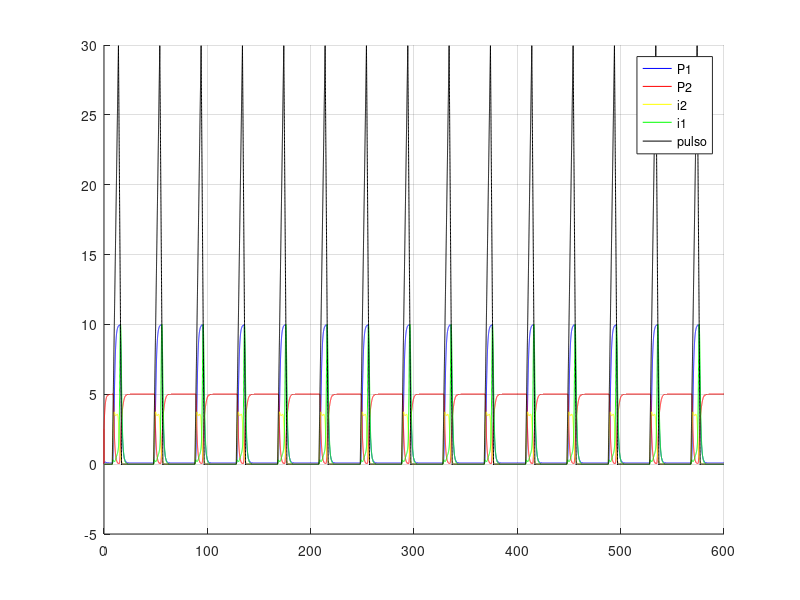
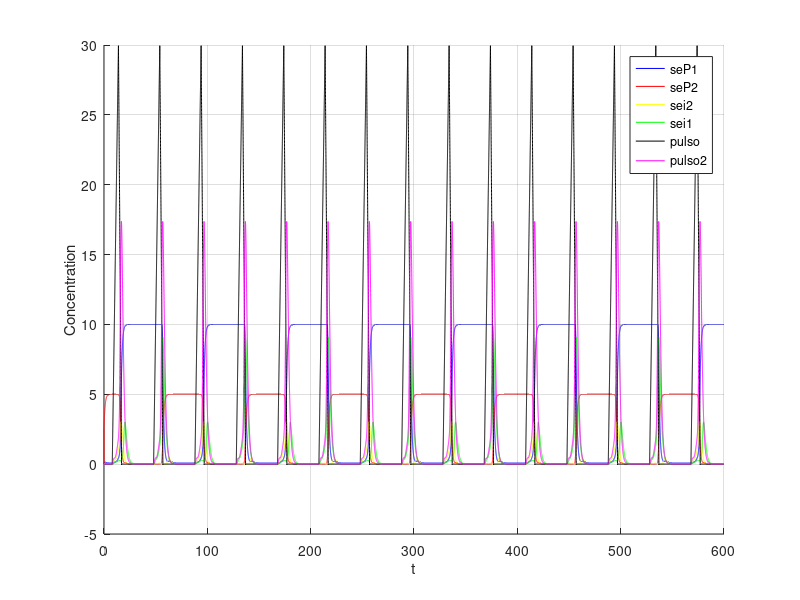
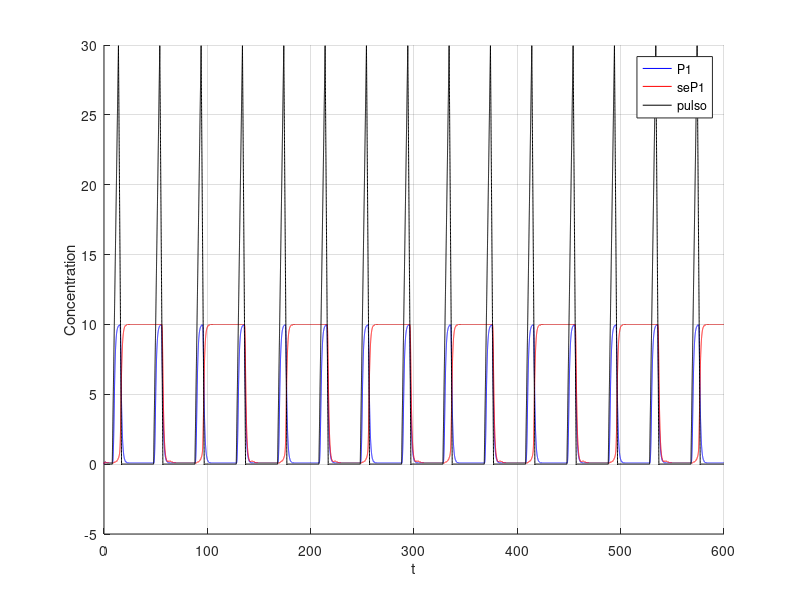

Recreate these plots in MATLAB, in order.
clear;

dt=0.01; 
t=0:dt:600; 

%i = 1 ate 60000

p1 = 0;
p2 = 2.5;
ii1 = 0;
ii2 = 0;

%
alpha0 = 0.1;

% maximal expression rates
km1 = 2;
km2 = 2;

%dissociation constant
kp1 = 1;
kp2 = 2;

% parametros do collins para os iis
beta2 =3;
gama2 = 4;

%mass action constant
k1 = 2;

%degradation rate
kd1 = 0.8;

p1s = zeros(1, length(t));
p2s = zeros(1, length(t));

% pulso representa uma explosao na concentracao de mRNAs que possuem dois operators
% o primeiro precisa de p1 AND (NOT p2) e o segundo precisa de p2 AND (NOT p1)
pulso = zeros(1, length(t));

i1s = zeros(1, length(t));
i2s = zeros(1, length(t));


%posso alterar de diversas estranhas maneiras os alphas
alpha1 = 10; alpha2 = 5;
beta = 3;
gama = 4;

%-------------2bits---------------
% pulso para o segundo switch
pulso2 = zeros(1, length(t));
pulso2aux = 0;

sep1 = 0;
sep2 = 2.5;
seii1 = 0;
seii2 = 0;

% maximal expression rates
sekm1 = 1;
sekm2 = 1;

%dissociation constant
sekp1 = 1;
sekp2 = 2;

% parametros do collins para os iis
sebeta2 =3;
segama2 = 4;

sep1s = zeros(1, length(t));
sep2s = zeros(1, length(t));

sei1s = zeros(1, length(t));
sei2s = zeros(1, length(t));

sealpha1 = 10; sealpha2 = 5;
sebeta = 3;
segama = 4;

for i = 2:length(t)
   
   if (mod(i, 4000) >800 && mod(i,4000)<1400)
     pulso(i) = pulso(i-1)+0.05;
   endif
   
   if (mod(i, 4000) >=1400 && mod(i,4000)<1700)
     pulso(i) = pulso(i-1)-0.1;
   endif
  
  
div = 1 + p1/kp1 + p2/kp2 + (p1*p2)/(kp1*kp2);
  
  
%  verde, depende do p1 (azul) 
%  dpdt = alpha0 + km1 * pulso(i) * ((1 + p1 / (kp1)) / div) - kd1*ii1;
  dpdt = (  km1  *pulso(i) * ((1 + p1 / (kp1)) / div)     /   (1 + (ii2 / (1 + p1s(i) ) ) ^ beta2)   ) - ii1;
  ii1 = dpdt * dt + ii1;
  i1s(i) = ii1; 
  
  
%  amarelo deve ser o primeiro
% usei collins pois precisava que o crescimento de amarelo reprimisse o crescimento do verde.
%  dpdt = alpha0 + km2 * pulso(i) * ((1 + (p2) / (kp2 )) / div) - kd2*ii2;

% (pulso controla a execucao da  AND entre p1 e not p2) -> representa o maximal expression rate de collins           collins  para verde reprimir amarelo
  dpdt = (  km2  *pulso(i) * ((1 + p2 / (kp2)) / div)       /              (1 + (ii1 / (1 + p2s(i) ) ) ^ gama2)     ) - ii2;
  ii2 = dpdt * dt + ii2;
  i2s(i) = ii2; 
 
  dpdt = (alpha1 / (1 + (p2 / (1 + i2s(i) ) ) ^ beta )) - p1;
  p1 = dpdt * dt + p1;
  p1s(i) = p1;
  
  dpdt = (alpha2 / (1 + (p1 / (1 + i1s(i)) ) ^ gama)) - p2;
  p2 = dpdt * dt + p2;
  p2s(i) = p2;
  
  
%%  ----------2bits-----------
%%  mRNA que vai funcionar como pulso2
  dpdt =  k1*i1s(i) -kd1*pulso2aux;
  pulso2aux = dpdt * dt + pulso2aux;
  pulso2(i) = pulso2aux;
  
  sediv = 1 + sep1/sekp1 + sep2/sekp2 + (sep1*sep2)/(sekp1*sekp2);
  
  dpdt = (  sekm1  *pulso2(i) * ((1 + sep1 / (sekp1)) / sediv)     /   (1 + (seii2 / (1 + sep1s(i) ) ) ^ sebeta2)   ) - seii1;
  seii1 = dpdt * dt + seii1;
  sei1s(i) = seii1; 

  dpdt = (  sekm2  *pulso2(i) * ((1 + sep2 / (sekp2)) / sediv)       /              (1 + (seii1 / (1 + sep2s(i) ) ) ^ segama2)     ) - seii2;
  seii2 = dpdt * dt + seii2;
  sei2s(i) = seii2; 

%  dpdt = ( 1.01* pulso2(i) * ((1 + sep1 / (sekp1)) / sediv)     /   (1 + (seii2 / (1 + sep1s(i) ) ) ^ sebeta2)   ) - seii1;
%  seii1 = dpdt * dt + seii1;
%  sei1s(i) = seii1; 
%    
%  dpdt = ( pulso2(i) * ((1 + sep1 / (sekp1)) / sediv)       /              (1 + (seii1 / (1 + sep2s(i) ) ) ^ segama2)     ) - seii2;
%  seii2 = dpdt * dt + seii2;
%  sei2s(i) = seii2; 
 
  dpdt = (sealpha1 / (1 + (sep2 / (1 + sei2s(i) ) ) ^ sebeta )) - sep1;
  sep1 = dpdt * dt + sep1;
  sep1s(i) = sep1;
  
  dpdt = (sealpha2 / (1 + (sep1 / (1 + sei1s(i)) ) ^ segama)) - sep2;
  sep2 = dpdt * dt + sep2;
  sep2s(i) = sep2;


endfor

figure;
hold on;
grid on;
%plot(t, p1s, 'b;P1;', t ,p2s, 'r;P2;', t , pulso , 'k;pulso;');
plot(t, p1s, 'b;P1;', t ,p2s, 'r;P2;', t , i2s, 'y;i2;', t ,i1s,'g;i1;', t , pulso , 'k;pulso;');
%
figure;
hold on;
grid on;
%plot(t, p1s, 'b;P1;', t ,p2s, 'r;P2;', t , pulso , 'k;pulso;');
plot(t, sep1s, 'b;seP1;', t ,sep2s, 'r;seP2;', t , sei2s, 'y;sei2;', t ,sei1s,'g;sei1;', t , pulso , 'k;pulso;', t, pulso2, 'm;pulso2;');
xlabel('t');
ylabel('Concentration');

figure;
hold on;
grid on;
%plot(t, p1s, 'b;P1;', t ,p2s, 'r;P2;', t , pulso , 'k;pulso;');
plot(t, p1s, 'b;P1;', t, sep1s, 'r;seP1;', t , pulso , 'k;pulso;');
xlabel('t');
ylabel('Concentration');